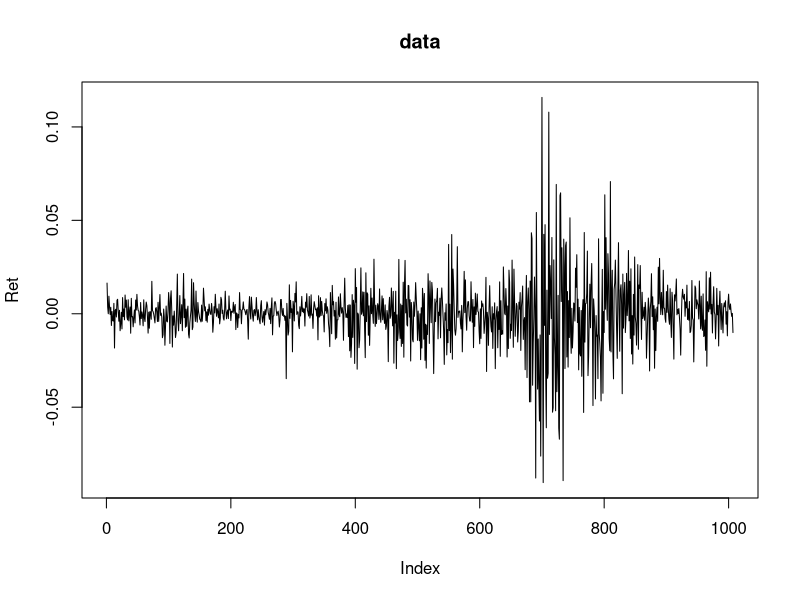
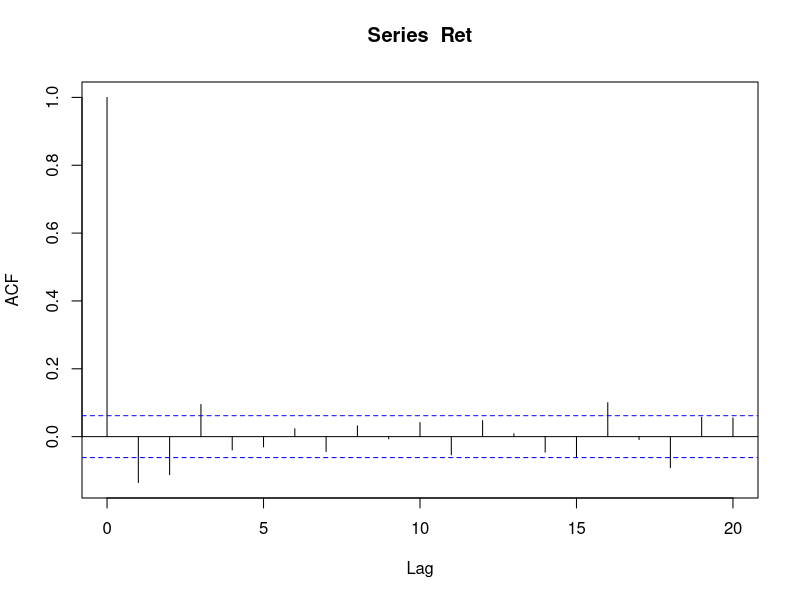
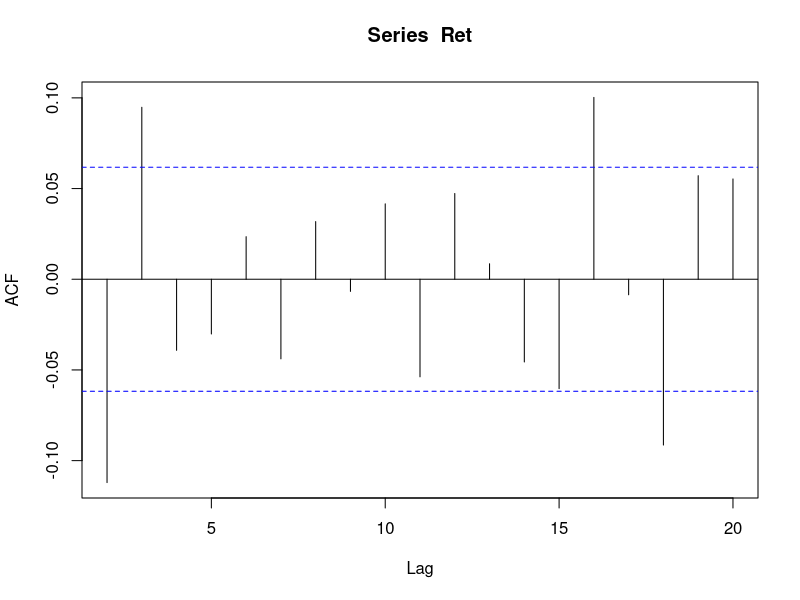
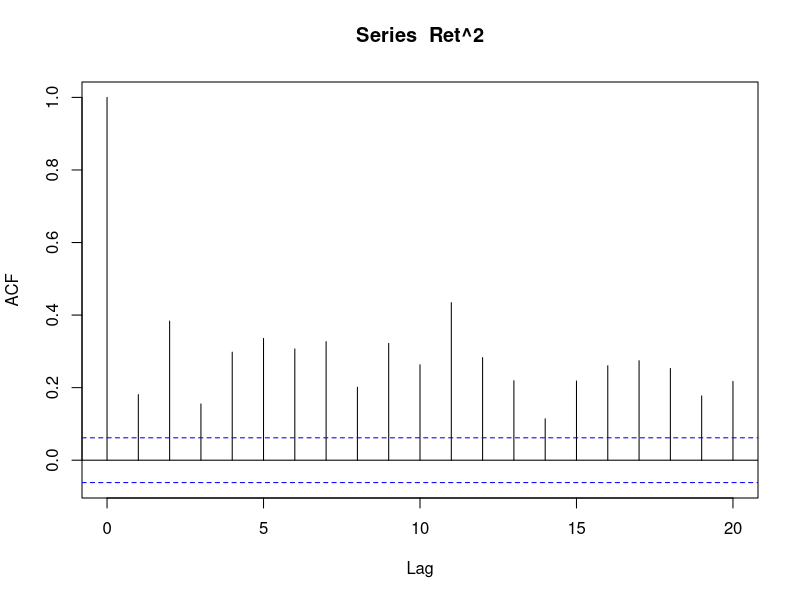
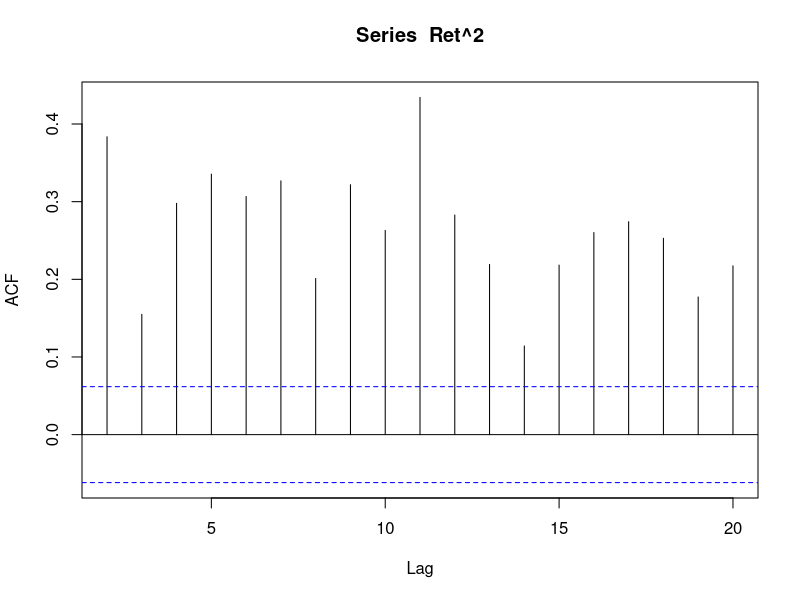
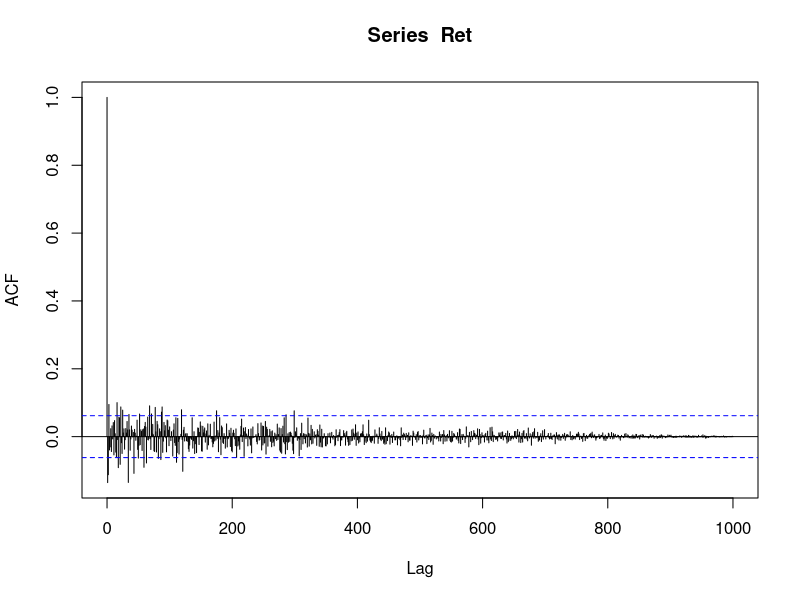
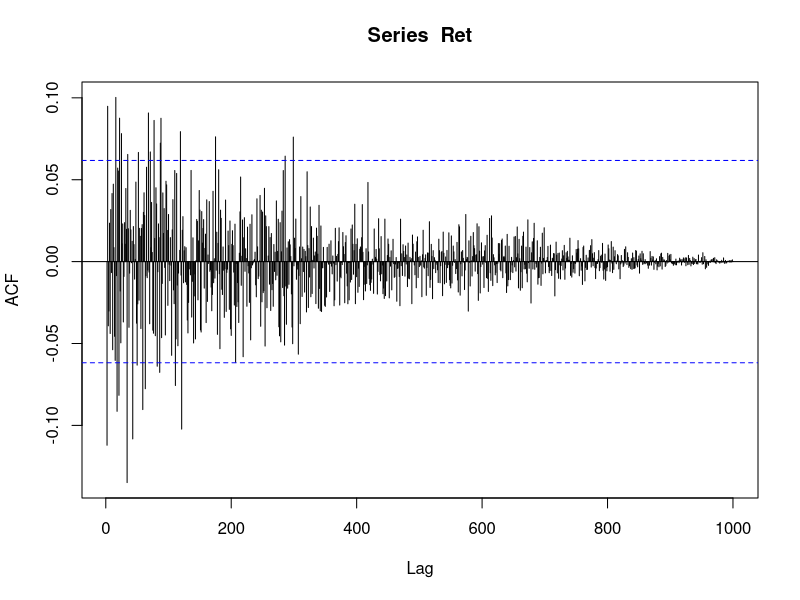
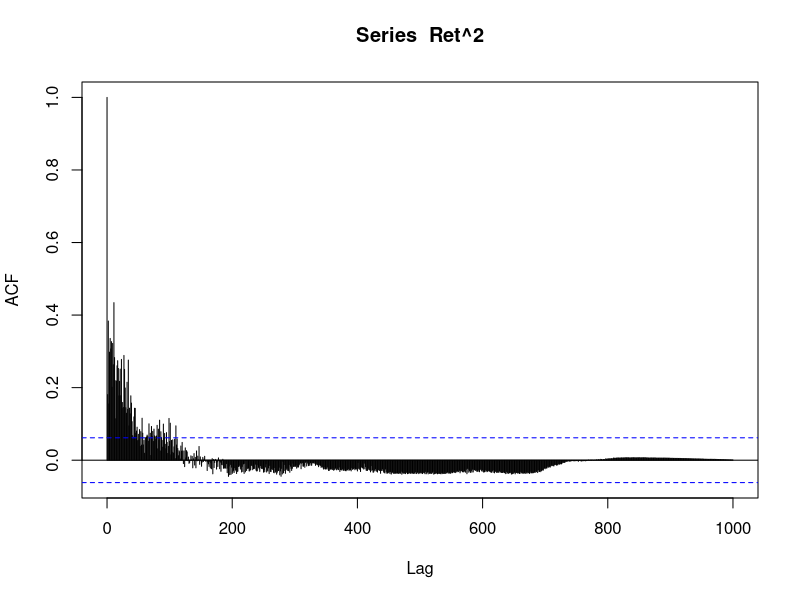

Generate these figures, in order, with R: (Note: this script raises an error after producing the figures.)
library(reshape2)
library(lubridate)
library(tseries)
library(MASS,stats)
library(car)

data <- read.csv("SP500.csv")
head(data)

Ret <- data$sprtrn

plot(Ret, type = "l", main = "data")
# plot(Y$date, Y$JPM, type = "l", main = "Compound returns for JP Morgan", 
#     ylab = "Returns", xlab = "Date", col = "red")

tseries::jarque.bera.test(Ret)

para = 20
q = acf(Ret,para)
plot(q[2:para])
q = acf(Ret^2,para)
plot(q[2:para])
b = Box.test(Ret,lag=para+1,type="Ljung-Box")
print(b)

para = 1000
q = acf(Ret,para)
plot(q[2:para])
q = acf(Ret^2,para)
plot(q[2:para])
b = Box.test(Ret,lag=para+1,type="Ljung-Box")
print(b)

qqPlot(Ret, distribution = "norm", envelope = FALSE)

# 2 degrees of freedom
qqPlot(Ret, distribution = "t", df = 2, envelope = FALSE,
      main = "2 Degrees of Freedom")

# 3 degrees of freedom
qqPlot(Ret, distribution = "t", df = 3, envelope = FALSE,
      main = "3 Degrees of Freedom")

# 4 degrees of freedom
qqPlot(Ret, distribution = "t", df = 4, envelope = FALSE,
      main = "4 Degrees of Freedom")

install.packages("fGarch")

library(fGarch)

# p=get.hist.quote(instrument = "^gspc", start = "2005-01-01", end="2009-12-31",quote="AdjClose",quiet=T
# y=diff(log(p))*100
y = Ret
y=y-mean(y)
# garchFit(~garch(1,0), data = y, include.mean=FALSE)
# garchFit(~garch(4,0), data = y, include.mean=FALSE)
# garchFit(~garch(4,1), data = y, include.mean=FALSE)
# garchFit(~garch(1,1), data = y, include.mean=FALSE)
# garchFit(~garch(1,1), data = y, include.mean=FALSE, cond.dist="std",trace=F)
res=garchFit(~garch(1,1), data = y, include.mean=FALSE, cond.dist="sstd",trace=F)
res
plot(res)
